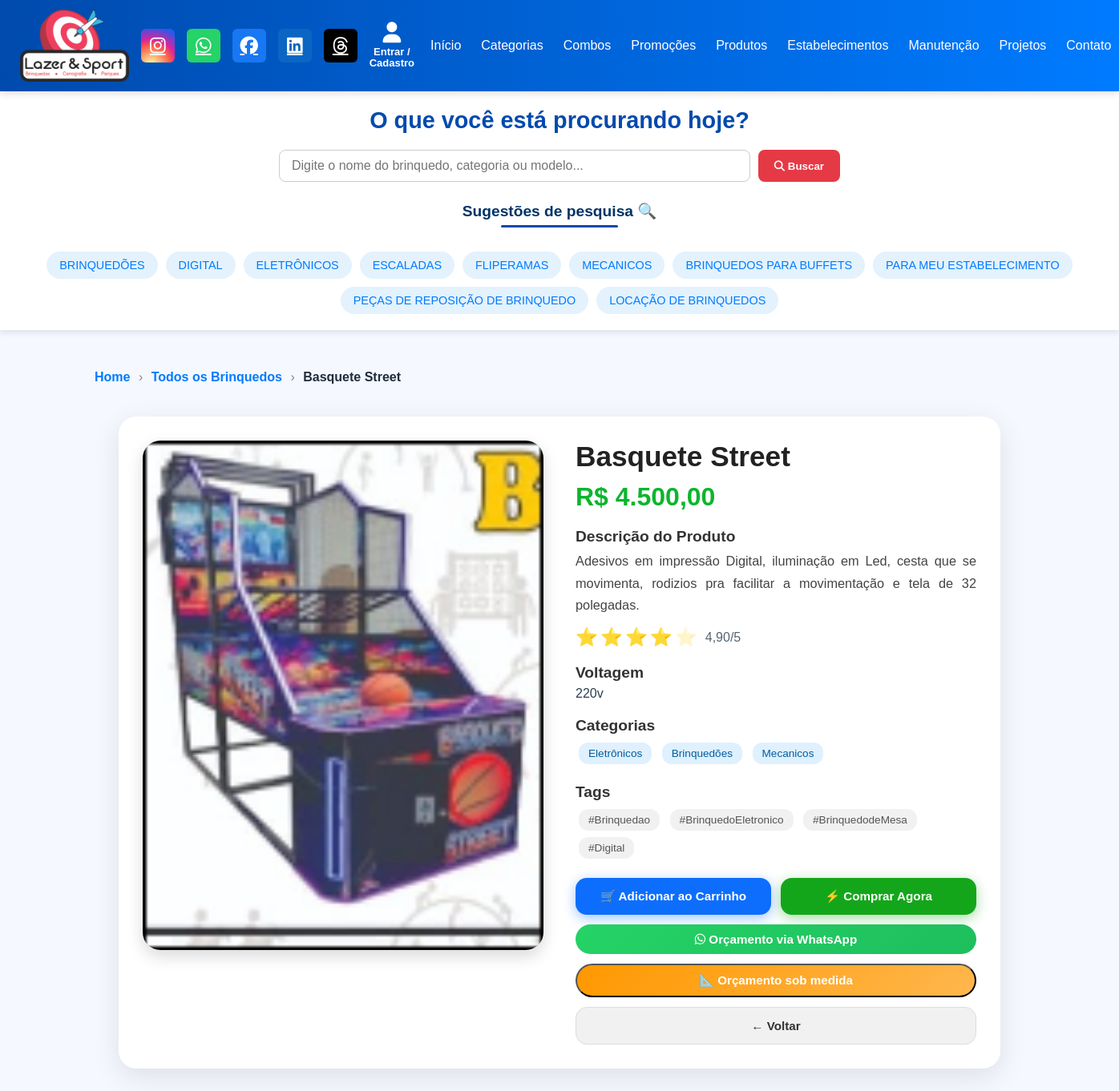
The app's page /brinquedo/8/, older data.
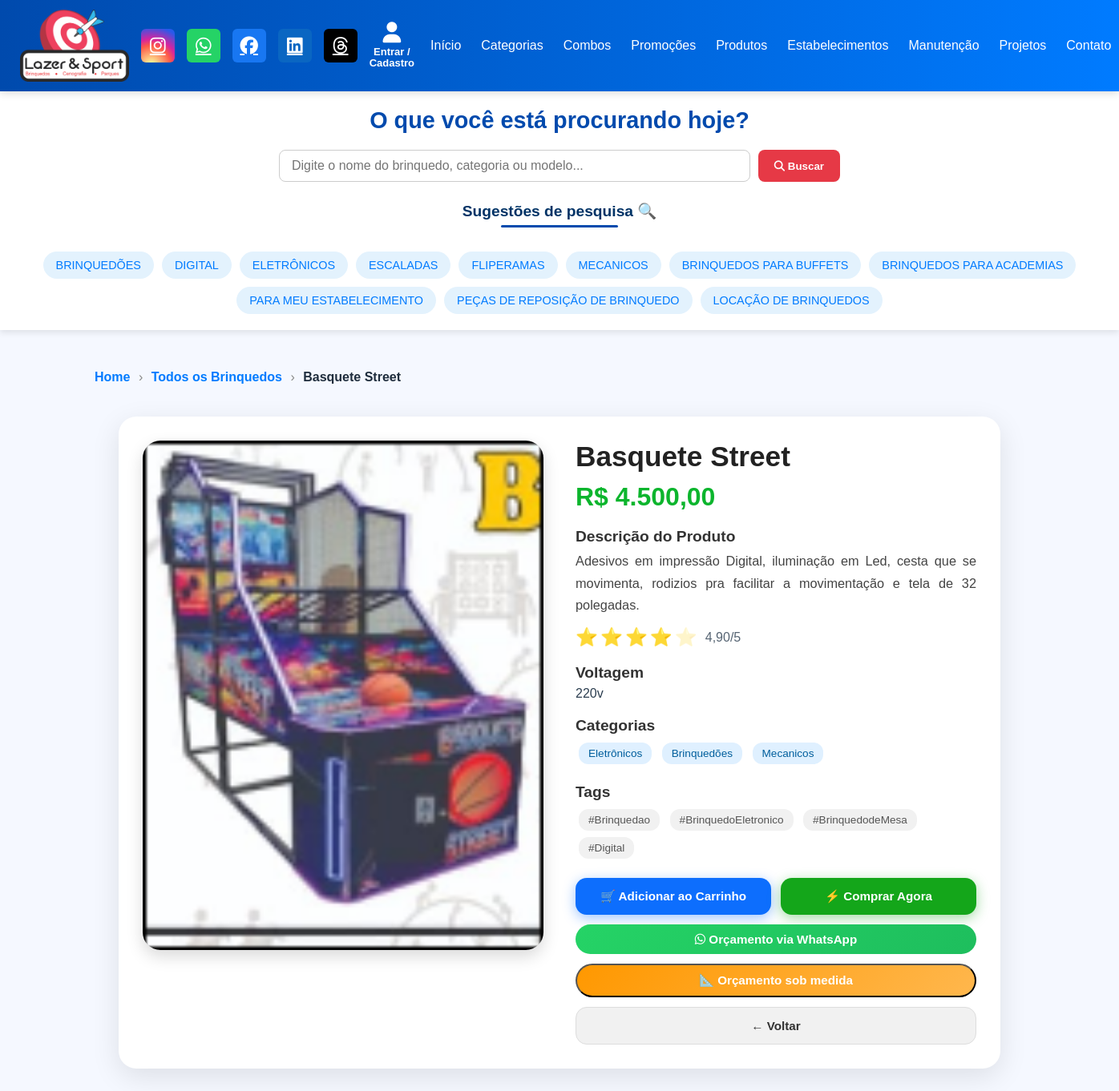
The same page, newer data.
### core/models.py (models this page shows, shortened)
class Prime(models.Model):
    ativo = models.BooleanField(default=True)
    criacao = models.DateTimeField(auto_now_add=True, null=True)
    atualizado = models.DateTimeField(auto_now=True, null=True)
    class Meta:
        abstract = True

class CategoriasBrinquedos(Prime):
    imagem_categoria = models.ImageField(upload_to='categorias/', null=True, blank=False, unique=True)
    nome_categoria = models.CharField(max_length=150, unique=True)
    class Meta:
        verbose_name = "Categoria de Produto"
        verbose_name_plural = "Categorias de Produtos"

class Estabelecimentos(Prime):
    nome_estabelecimento = models.CharField(max_length=180)
    imagem_estabelecimento = models.ImageField(upload_to='estabelecimentos/', null=True, blank=True)
    class Meta:
        verbose_name = "Estabelecimentos"
        verbose_name_plural = "Estabelecimentos"

class Brinquedos(Prime):
    nome_brinquedo = models.CharField(max_length=150)
    imagem_brinquedo = models.ImageField(upload_to='imagens_brinquedos',  blank=True, null=True)
    descricao = models.CharField(max_length=999)
    valor_brinquedo = models.DecimalField(max_digits=10, decimal_places=2, null=True, blank=True)
    avaliacao = models.DecimalField(decimal_places=2, max_digits=6)
    categorias_brinquedos = models.ManyToManyField(
        CategoriasBrinquedos,
        related_name='brinquedos'
    )
    tags = models.ManyToManyField(
        TagsBrinquedos,
        related_name='brinquedos_tags'
    )
    estabelecimentos = models.ManyToManyField(
        Estabelecimentos,
        related_name='brinquedos',
        blank=True
    )
    voltz = models.CharField(max_length=10)
    altura_m = models.DecimalField(max_digits=6, decimal_places=2, blank=True, null=True)
    largura_m = models.DecimalField(max_digits=6, decimal_places=2, blank=True, null=True)
    profundidade_m = models.DecimalField(max_digits=6, decimal_places=2, blank=True, null=True)
    @property
    def metros_cubicos(self):
        if self.altura_m and self.largura_m and self.profundidade_m:
            a = float(self.altura_m)
            l = float(self.largura_m)
            p = float(self.profundidade_m)
            return round(a * l * p, 6)
        return None
    @property
    def volume_formatado(self):
        if self.metros_cubicos is None:
            return None
        valor = self.metros_cubicos
        valor_formatado = f"{valor:,.2f}".replace(",", "X").replace(".", ",").replace("X", ".")
        if valor_formatado.endswith(",00"):
            valor_formatado = valor_formatado[:-3]
        return f"{valor_formatado} m³"
    class Meta:
        verbose_name = "Brinquedo"
        verbose_name_plural = "Brinquedos"

class TagsBrinquedos(Prime):
    nome_tags = models.CharField(max_length=180)
    class Meta:
        verbose_name = "Tag"
        verbose_name_plural = "Tags"

### core/views.py (the view)
# urls.py: path("brinquedo/<int:id>/", BrinquedoInfoView.as_view(), name="brinquedo_detalhe"),
class BrinquedoInfoView(View):
    def get(self, request, id):
        brinquedo = get_object_or_404(Brinquedos, id=id)
        context = {
            "brinquedo": brinquedo
        }
        return render(request, "brinquedo_info.html", context)

### core/context_processors.py (called while the page is built)
def categorias_globais(request):
    return {
        "categorias_header": CategoriasBrinquedos.objects.all().order_by("nome_categoria")
    }

def estabelecimentos_globais(request):
    return {
        "estabelecimentos_globais": Estabelecimentos.objects.all()
    }

### core/templates/brinquedo_info.html (shortened to what this page needs)
{% extends "base.html" %}
{% block content %}
<div class="breadcrumb" id="bread">
    <a href="/#brinquedos">Home</a>
    <span>›</span>
    <a href="{% url 'brinquedos' %}#bread">Todos os Brinquedos</a>
    <span>›</span>
    <strong>{{ brinquedo.nome_brinquedo }}</strong>
</div>
    <div class="produto-container" id="produto-box">
        <div class="produto-img">
            <img src="{{ brinquedo.imagem_brinquedo.url }}" alt="{{ brinquedo.nome_brinquedo }}">
        </div>
    <div class="produto-info">
    <h1>{{ brinquedo.nome_brinquedo }}</h1>
    <p class="preco js-preco"
       data-valor="{{ brinquedo.valor_brinquedo }}">
    </p>
    <p class="sec-titulo">Descrição do Produto</p>
    <p class="descricao-produto">
        {{ brinquedo.descricao }}
    </p>
    <div class="avaliacao" data-rating="{{ brinquedo.avaliacao }}">
        <div class="stars" id="estrelinhas"></div>
        <span class="nota-texto">{{ brinquedo.avaliacao|floatformat:2 }}/5</span>
    </div>
    <p class="sec-titulo">Voltagem</p>
    <p>{{ brinquedo.voltz }}</p>
    <p class="sec-titulo">Categorias</p>
    {% for cat in brinquedo.categorias_brinquedos.all %}
        <span class="categoria">{{ cat.nome_categoria }}</span>
    {% endfor %}
    <p class="sec-titulo">Tags</p>
    {% for tag in brinquedo.tags.all %}
        <span class="tag">#{{ tag.nome_tags }}</span>
    {% endfor %}
    <div class="acoes-produto">
        <a href="#" class="btn-produto btn-carrinho">🛒 Adicionar ao Carrinho</a>
        <a href="#" class="btn-produto btn-comprar">⚡ Comprar Agora</a>
                <a
                    href="https://wa.me/5511960563135?text=
            Olá! 👋%0A
            Gostaria de um orçamento para o brinquedo abaixo:%0A%0A
            🧸 Nome: {{ brinquedo.nome_brinquedo|urlencode }}%0A
            💰 Valor: R$ {{ brinquedo.valor_brinquedo }}%0A
            ⭐ Avaliação: {{ brinquedo.avaliacao|floatformat:2 }}/5%0A
            ⚡ Voltagem: {{ brinquedo.voltz|urlencode }}%0A%0A
            📐 Dimensões:%0A
            ↕️ Altura: {{ brinquedo.altura_m }} m%0A
            ↔️ Largura: {{ brinquedo.largura_m }} m%0A
            ↗️ Profundidade: {{ brinquedo.profundidade_m }} m%0A
            📦 Volume: {{ brinquedo.volume_formatado|urlencode }}%0A%0A
            🔗 Página do produto:%0A
            {{ request.build_absolute_uri|urlencode }}%0A%0A
            Fico no aguardo 😊"
                    target="_blank"
                    class="btn-acao whatsapp"
                >
                    <i class="fab fa-whatsapp"></i> Orçamento via WhatsApp
                </a>
            <button class="btn-acao sob-medida"
                onclick="abrirModalSobMedida(this)"
                data-id="{{ brinquedo.id }}"
                data-nome="{{ brinquedo.nome_brinquedo }}"
                data-valor="{{ brinquedo.valor_brinquedo }}"
                data-altura="{{ brinquedo.altura_m }}"
                data-largura="{{ brinquedo.largura_m }}"
                data-profundidade="{{ brinquedo.profundidade_m }}">
            📐 Orçamento sob medida
        </button>
        <a href="/#brinquedos" class="btn-produto btn-voltar">← Voltar</a>
    </div>
</div>
</div>
{% endblock %}

### core/templates/base.html (shortened to what this page needs)
{% load static %}
<!DOCTYPE html>
<html lang="pt-BR">
<head>
    <link rel="stylesheet"
      href="https://cdnjs.cloudflare.com/ajax/libs/font-awesome/6.5.1/css/all.min.css">
</head>
<body>
<header>
  <div class="logo">
    <img src="{% static 'images/logoofi.png' %}" alt="Logo">
  </div>
<div class="social-icons">
    <a href="https://www.instagram.com/lazersportbrinquedos" target="_blank" rel="noopener" title="Instagram" class="instagram">
        <i class="fa-brands fa-instagram"></i>
    </a>
    <a href="https://wa.me/5511960563135" target="_blank" rel="noopener" title="WhatsApp" class="whatsapp">
        <i class="fa-brands fa-whatsapp"></i>
    </a>
    <a href="https://www.facebook.com/LazerSportBrinquedos1" target="_blank" rel="noopener" title="Facebook" class="facebook">
        <i class="fa-brands fa-facebook"></i>
    </a>
    <a href="https://www.linkedin.com/company/brinquedos-lazer-sport" target="_blank" rel="noopener" title="LinkedIn" class="linkedin">
        <i class="fa-brands fa-linkedin"></i>
    </a>
    <a href="https://www.threads.com/@lazersportbrinquedos?xmt=AQF01c59c6UZtE4QcHQgxUo-tcUtuujbUK4j8rzckZJl1is" target="_blank" rel="noopener" title="Threads" class="threads">
        <i class="fa-brands fa-threads"></i>
    </a>
</div>
  <div class="user-area">
    {% if user.is_authenticated %}
      <div class="user-dropdown">
        <a class="user-icon">
          <i class="fa-solid fa-user"></i>
          <span>Bem-vindo<br>{{ user.get_full_name }}</span>
        </a>
        <div class="dropdown-menu">
          <a href="{% url 'perfil' %}">🎯 Meu Perfil</a>
          <a href="{% url 'logout' %}#logout-box">🚪 Sair</a>
        </div>
      </div>
    {% else %}
      <div class="user-dropdown">
        <a class="user-icon">
          <i class="fa-solid fa-user"></i>
          <span>Entrar / Cadastro</span>
        </a>
      </div>
    {% endif %}
  </div>
  <nav id="nav">
    <a href="{% url 'home' %}#inicio">Início</a>
      <a href="{% url 'home' %}#categorias-section">Categorias</a>
    <a href="{% url 'home' %}#combos-section">Combos</a>
    <a href="{% url 'home' %}#promocoes-section">Promoções</a>
    <a href="{% url 'home' %}#brinquedos">Produtos</a>
    <a href="{% url 'home' %}#estabelecimentos">Estabelecimentos</a>
    <a href="{% url 'home' %}#manutencao">Manutenção</a>
    <a href="{% url 'home' %}#projetos">Projetos</a>
    <a href="{% url 'home' %}#contato">Contato</a>
  </nav>
</header>
<section class="search-section">
  <div class="search-container">
    <h2 class="search-title">O que você está procurando hoje?</h2>
    <div class="search-box">
      <input type="text" placeholder="Digite o nome do brinquedo, categoria ou modelo...">
      <button><i class="fas fa-search"></i> Buscar</button>
    </div>
        <div class="search-suggestions">
          <h3>Sugestões de pesquisa 🔍</h3>
          <div class="filter-suggestions">
          {% for categoria in categorias_header %}
            <a href="{% url 'categoria_detalhe' categoria.pk %}#header"
               class="suggestion-tag">
              {{ categoria.nome_categoria|upper }}
            </a>
          {% endfor %}
          {% for est in estabelecimentos_globais|slice:":3" %}
                <a href="{% url 'estabelecimento_brinquedo' est.id %}#brinquedos" class="suggestion-tag">
                    BRINQUEDOS PARA {{ est.nome_estabelecimento|upper }}
                </a>
            {% endfor %}
          <a href="#" class="suggestion-tag">PARA MEU ESTABELECIMENTO</a>
          <a href="#" class="suggestion-tag">PEÇAS DE REPOSIÇÃO DE BRINQUEDO</a>
          <a href="#" class="suggestion-tag">LOCAÇÃO DE BRINQUEDOS</a>
        </div>
    </div>
  </div>
</section>
<link rel="stylesheet" href="https://cdnjs.cloudflare.com/ajax/libs/font-awesome/6.5.0/css/all.min.css">
<main class="content-section">
  {% block content %}
  {% endblock %}
</main>
</body>
</html>

### core/templates/base.html (style rules this page uses)
* { margin: 0; padding: 0; box-sizing: border-box; font-family: "Poppins", sans-serif; }
body { background: #f5f8ff; color: #2c3e50; }
header { display: flex; justify-content: space-between; align-items: center; background: linear-gradient(90deg, #004AAD, #007BFF); padding: 12px 25px; color: white; position: sticky; top: 0; z-index: 1000; box-shadow: 0 2px 10px rgba(0, 0, 0, 0.15); }
.logo { display: flex; align-items: center; gap: 12px; }
.logo img { height: 90px; width: auto; border-radius: 0; background: transparent; padding: 0; box-shadow: none; object-fit: contain; }
nav { display: flex; gap: 25px; align-items: center; }
nav a { color: white; text-decoration: none; font-weight: 500; position: relative; transition: color 0.3s; }
nav a::after { content: ''; position: absolute; bottom: -4px; left: 0; width: 0%; height: 2px; background: #E63946; transition: width 0.3s ease; }
.search-section { background: #ffffff; padding: 20px; box-shadow: 0 3px 8px rgba(0, 0, 0, 0.1); }
.search-box { display: flex; gap: 10px; max-width: 700px; margin: 0 auto; }
.search-box input { flex: 1; padding: 10px 15px; border: 1px solid #ccc; border-radius: 8px; font-size: 1em; outline: none; transition: border-color 0.3s; }
.search-box button { background: #E63946; border: none; padding: 10px 20px; color: white; font-weight: 600; border-radius: 8px; cursor: pointer; transition: background 0.3s; }
.filter-suggestions { display: flex; justify-content: center; flex-wrap: wrap; gap: 10px; margin-top: 15px; }
.filter-suggestions .suggestion-tag { background: #E3F2FD; color: #007BFF; padding: 8px 15px; border-radius: 20px; cursor: pointer; transition: all 0.3s ease; font-size: 0.9em; border: 1px solid transparent; text-decoration: none; display: inline-flex; align-items: center; gap: 6px; }
main.content-section { max-width: 1200px; margin: 50px auto; padding: 0 20px; min-height: 60vh; }
.search-title { text-align: center; font-size: 1.8em; color: #004AAD; font-weight: 700; margin-bottom: 20px; }
.search-suggestions { text-align: center; }
.search-suggestions h3 { color: #003366; font-size: 1.2em; font-weight: 600; margin: 25px auto 15px auto; display: inline-block; position: relative; }
.search-suggestions h3::after { content: ""; display: block; width: 60%; height: 3px; background: #004aad; margin: 6px auto 0; border-radius: 3px; }
html { scroll-behavior: smooth; }
.user-area { display: flex; align-items: center; }
.user-icon { display: flex; flex-direction: column; align-items: center; text-decoration: none; color: white; font-weight: 600; gap: 4px; margin-left: 15px; }
.user-icon i { font-size: 28px; }
.user-icon span { font-size: 13px; line-height: 1.1; text-align: center; }
.user-area { display: flex; align-items: center; margin-left: auto; margin-right: 20px; }
.user-dropdown { position: relative; display: flex; flex-direction: column; align-items: center; }
.user-icon { display: flex; flex-direction: column; align-items: center; text-decoration: none; color: white; font-weight: 600; gap: 4px; cursor: pointer; }
.user-icon i { font-size: 26px; }
.user-dropdown { position: relative; }
.social-icons { display: flex; gap: 15px; margin-left: 15px; }
.social-icons a { width: 42px; height: 42px; font-size: 1.4rem; display: flex; align-items: center; justify-content: center; border-radius: 6px; transition: transform 0.3s, background-color 0.3s; color: #ffffff; }
.social-icons a.instagram { background: radial-gradient(circle at 30% 107%, #fdf497 0%, #fdf497 5%, #fd5949 45%, #d6249f 60%, #285AEB 90%); }
.social-icons a.whatsapp { background-color: #25D366; }
.social-icons a.facebook { background-color: #1877F2; }
.social-icons a.linkedin { background-color: #0A66C2; }
.social-icons a.threads { background-color: #000000; }

Row changes from the older to the newer data that the page shows:
added Estabelecimentos: nome_estabelecimento "ACADEMIAS"
